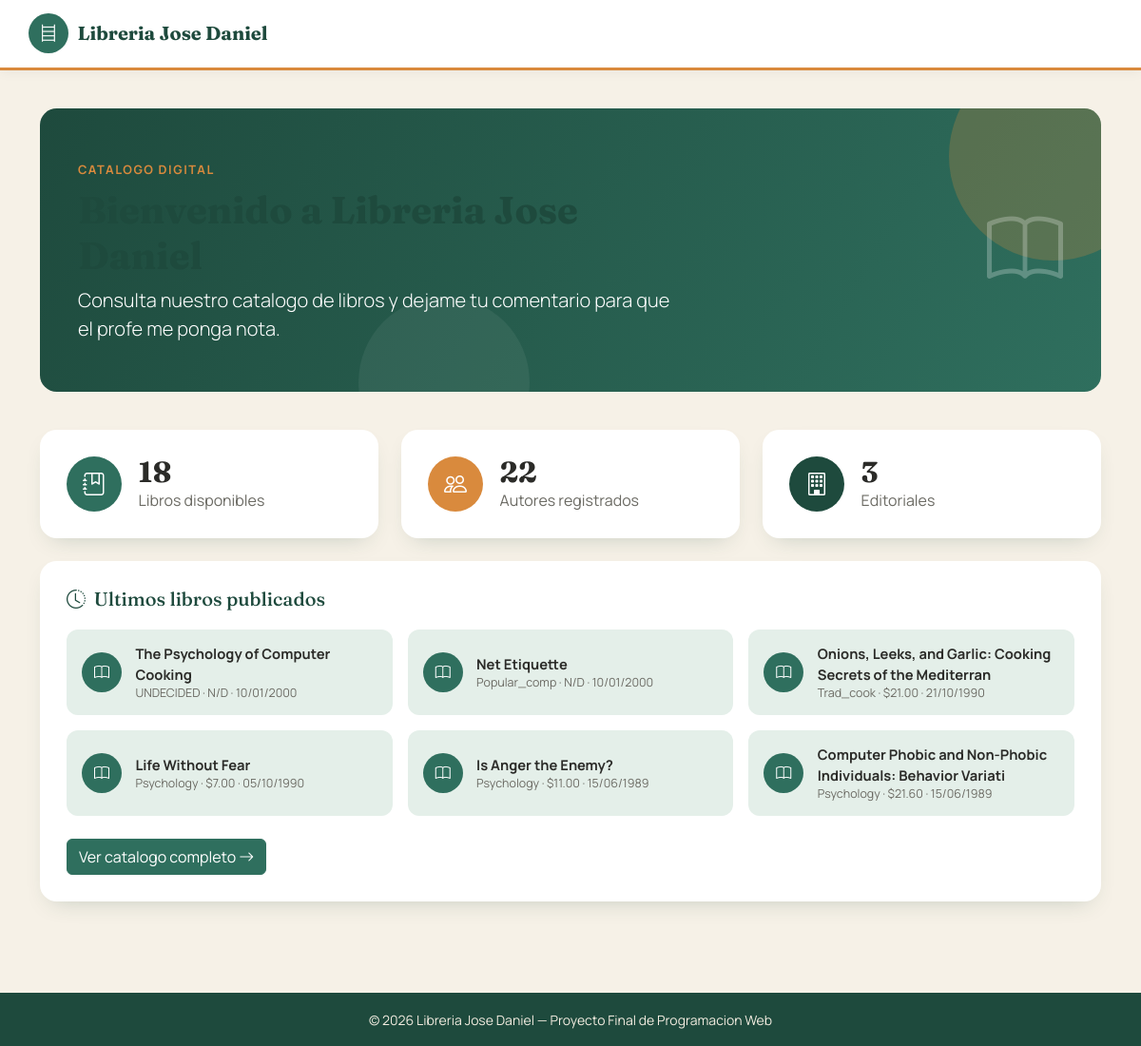
The page / on the database its author committed.
### tables this page shows
CREATE TABLE `titulos` (
  `id_titulo` varchar(6) NOT NULL,
  `titulo` varchar(60) NOT NULL,
  `tipo` varchar(15) NOT NULL,
  `id_pub` varchar(4) NOT NULL,
  `precio` double default NULL,
  `avance` double default NULL,
  `total_ventas` int(11) default NULL,
  `notas` varchar(255) NOT NULL,
  `fecha_pub` datetime NOT NULL,
  `contrato` varchar(1) NOT NULL,
  PRIMARY KEY  (`id_titulo`)
);

### index.php (the view, shortened to what this page needs)
<?php
$pdo = obtenerConexion();
$totalLibros  = count($pdo->query('SELECT id_titulo FROM titulos')->fetchAll());
$totalAutores = count($pdo->query('SELECT id_autor FROM autores')->fetchAll());
$totalEditoriales = count($pdo->query('SELECT id_pub FROM publicadores')->fetchAll());
$stmt = $pdo->query('SELECT titulo, tipo, precio, fecha_pub FROM titulos ORDER BY fecha_pub DESC LIMIT 6');
$ultimosLibros = $stmt->fetchAll();
require 'includes/header.php';
?>
<div class="hero">
    <div class="hero__content">
        <span class="hero__eyebrow">Catalogo digital</span>
        <h1 class="fw-bold mt-2">Bienvenido a Libreria Jose Daniel</h1>
        <p class="lead mb-0">Consulta nuestro catalogo de libros y dejame tu comentario para que el profe me ponga nota.</p>
    </div>
    <i class="bi bi-book hero__icon"></i>
</div>
<div class="row g-4 mb-4">
    <div class="col-md-4">
        <div class="stat-card">
            <span class="stat-card__icon stat-card__icon--primary"><i class="bi bi-journal-bookmark"></i></span>
            <div>
                <p class="stat-card__value"><?= $totalLibros ?></p>
                <p class="stat-card__label">Libros disponibles</p>
            </div>
        </div>
    </div>
    <div class="col-md-4">
        <div class="stat-card">
            <span class="stat-card__icon stat-card__icon--accent"><i class="bi bi-people"></i></span>
            <div>
                <p class="stat-card__value"><?= $totalAutores ?></p>
                <p class="stat-card__label">Autores registrados</p>
            </div>
        </div>
    </div>
    <div class="col-md-4">
        <div class="stat-card">
            <span class="stat-card__icon stat-card__icon--dark"><i class="bi bi-building"></i></span>
            <div>
                <p class="stat-card__value"><?= $totalEditoriales ?></p>
                <p class="stat-card__label">Editoriales</p>
            </div>
        </div>
    </div>
</div>
<div class="panel">
    <h4 class="panel__title"><i class="bi bi-clock-history"></i> Ultimos libros publicados</h4>
    <div class="row g-3">
        <?php foreach ($ultimosLibros as $libro): ?>
            <div class="col-sm-6 col-lg-4">
                <div class="mini-book">
                    <span class="mini-book__icon"><i class="bi bi-book"></i></span>
                    <div>
                        <p class="mini-book__title"><?= htmlspecialchars($libro['titulo']) ?></p>
                        <p class="mini-book__sub">
                            <?= htmlspecialchars(ucfirst($libro['tipo'])) ?> &middot;
                            <?= $libro['precio'] !== null ? '$' . number_format((float)$libro['precio'], 2) : 'N/D' ?> &middot;
                            <?= date('d/m/Y', strtotime($libro['fecha_pub'])) ?>
                        </p>
                    </div>
                </div>
            </div>
        <?php endforeach; ?>
    </div>
    <a href="libros.php" class="btn btn-primary mt-4 align-self-start">
        Ver catalogo completo <i class="bi bi-arrow-right"></i>
    </a>
</div>
<?php require 'includes/footer.php'; ?>

### includes/header.php (shortened to what this page needs)
<!DOCTYPE html>
<html lang="es">
<head>
    <link href="https://cdn.jsdelivr.net/npm/bootstrap@5.3.3/dist/css/bootstrap.min.css" rel="stylesheet">
    <link rel="stylesheet" href="https://cdn.jsdelivr.net/npm/bootstrap-icons@1.11.3/font/bootstrap-icons.css">
    <link rel="stylesheet" href="css/style.css">
</head>
<body>
<header class="site-topbar">
    <div class="container site-topbar__inner">
        <a class="brand" href="index.php">
            <span class="brand__mark"><i class="bi bi-bookshelf"></i></span>
            <span class="brand__text">Libreria Jose Daniel</span>
        </a>
    </div>
</header>
<main class="container site-main">

### includes/footer.php (shortened to what this page needs)
</main>
<footer class="site-footer">
    <div class="container text-center small">
        &copy; <?= date('Y') ?> Libreria Jose Daniel &mdash; Proyecto Final de Programacion Web
    </div>
</footer>
</body>
</html>

### css/style.css (style rules this page uses)
:root { --color-bg: #f6f1e7; --color-surface: #ffffff; --color-primary: #2f6f5e; --color-primary-dark: #1e4a3d; --color-primary-light: #e4efe9; --color-accent: #d98a3d; --color-accent-dark: #b9711f; --color-text: #2b2b28; --color-text-muted: #6b6a63; --color-border: #e6dfd0; --radius-lg: 1.1rem; --radius-md: 0.75rem; --shadow-soft: 0 10px 25px -12px rgba(30, 74, 61, 0.25); }
body { background-color: var(--color-bg); color: var(--color-text); display: flex; flex-direction: column; min-height: 100vh; font-family: 'Manrope', sans-serif; }
h1, h2, h3, h4, h5, h6 { font-family: 'Fraunces', serif; color: var(--color-primary-dark); }
.site-main { flex: 1; padding-top: 2.5rem; padding-bottom: 3rem; }
.site-topbar { background-color: var(--color-surface); border-bottom: 3px solid var(--color-accent); box-shadow: 0 2px 12px rgba(0, 0, 0, 0.05); }
.site-topbar__inner { display: flex; align-items: center; justify-content: space-between; padding: 0.9rem 0; flex-wrap: wrap; }
.brand { display: flex; align-items: center; gap: 0.6rem; text-decoration: none; }
.brand__mark { display: inline-flex; align-items: center; justify-content: center; width: 42px; height: 42px; border-radius: 50%; background-color: var(--color-primary); color: #fff; font-size: 1.15rem; }
.brand__text { font-family: 'Fraunces', serif; font-weight: 700; font-size: 1.25rem; color: var(--color-primary-dark); }
.hero { position: relative; overflow: hidden; background: linear-gradient(120deg, var(--color-primary-dark), var(--color-primary)); color: #fff; border-radius: var(--radius-lg); padding: 3.2rem 2.5rem; margin-bottom: 2.5rem; display: flex; align-items: center; justify-content: space-between; gap: 2rem; flex-wrap: wrap; }
.hero::before { content: ''; position: absolute; top: -60px; right: -60px; width: 220px; height: 220px; border-radius: 50%; background: rgba(217, 138, 61, 0.25); }
.hero::after { content: ''; position: absolute; bottom: -80px; left: 30%; width: 180px; height: 180px; border-radius: 50%; background: rgba(255, 255, 255, 0.06); }
.hero__content { position: relative; z-index: 1; max-width: 640px; }
.hero__eyebrow { text-transform: uppercase; letter-spacing: 0.12em; font-size: 0.8rem; color: var(--color-accent); font-weight: 700; }
.hero__icon { position: relative; z-index: 1; font-size: 5rem; color: rgba(255, 255, 255, 0.25); }
.stat-card { background-color: var(--color-surface); border-radius: var(--radius-lg); box-shadow: var(--shadow-soft); padding: 1.75rem; display: flex; align-items: center; gap: 1.1rem; height: 100%; transition: transform 0.18s ease-in-out; }
.stat-card__icon { width: 58px; height: 58px; min-width: 58px; border-radius: 50%; display: flex; align-items: center; justify-content: center; font-size: 1.5rem; color: #fff; }
.stat-card__icon--primary { background-color: var(--color-primary); }
.stat-card__icon--accent { background-color: var(--color-accent); }
.stat-card__icon--dark { background-color: var(--color-primary-dark); }
.stat-card__value { font-family: 'Fraunces', serif; font-size: 1.9rem; font-weight: 700; margin: 0; line-height: 1; }
.stat-card__label { color: var(--color-text-muted); margin: 0.15rem 0 0; }
.panel { background-color: var(--color-surface); border-radius: var(--radius-lg); box-shadow: var(--shadow-soft); padding: 1.75rem; }
.panel__title { display: flex; align-items: center; gap: 0.55rem; margin-bottom: 1.25rem; font-size: 1.25rem; }
.mini-book { display: flex; align-items: center; gap: 0.9rem; background-color: var(--color-primary-light); border-radius: var(--radius-md); padding: 0.85rem 1rem; height: 100%; }
.mini-book__icon { width: 42px; height: 42px; min-width: 42px; border-radius: 50%; background-color: var(--color-primary); color: #fff; display: flex; align-items: center; justify-content: center; }
.mini-book__title { font-weight: 700; margin: 0; font-size: 0.92rem; }
.mini-book__sub { margin: 0; font-size: 0.78rem; color: var(--color-text-muted); }
.btn-primary { background-color: var(--color-primary); border-color: var(--color-primary); }
.site-footer { background-color: var(--color-primary-dark); color: #f2ece0; padding: 1.1rem 0; margin-top: 3rem; }

### rows shown on the page
titulos: titulo "The Psychology of Computer Cooking", tipo "UNDECIDED", shows "N/D", fecha_pub "10/01/2000"
titulos: titulo "Net Etiquette", tipo "Popular_comp", shows "N/D", fecha_pub "10/01/2000"
titulos: titulo "Onions, Leeks, and Garlic: Cooking Secrets of the Mediterran", tipo "Trad_cook", precio "21.00", fecha_pub "21/10/1990"
titulos: titulo "Life Without Fear", tipo "Psychology", precio "7.00", fecha_pub "05/10/1990"
titulos: titulo "Is Anger the Enemy?", tipo "Psychology", precio "11.00", fecha_pub "15/06/1989"
titulos: titulo "Computer Phobic and Non-Phobic Individuals: Behavior Variati", tipo "Psychology", precio "21.60", fecha_pub "15/06/1989"

### other values the page prints
$totalLibros "18"
$totalAutores "22"
$totalEditoriales "3"
